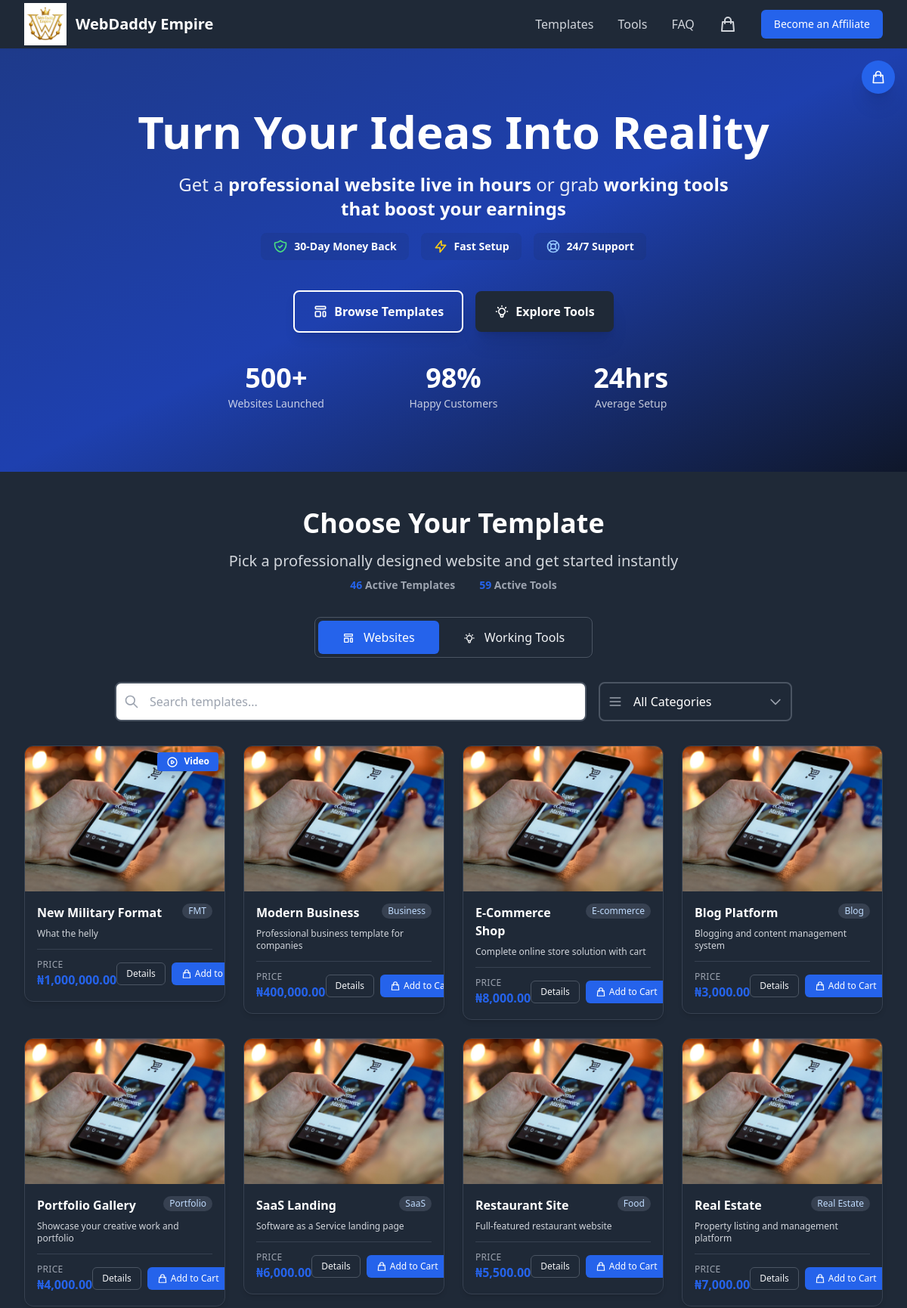
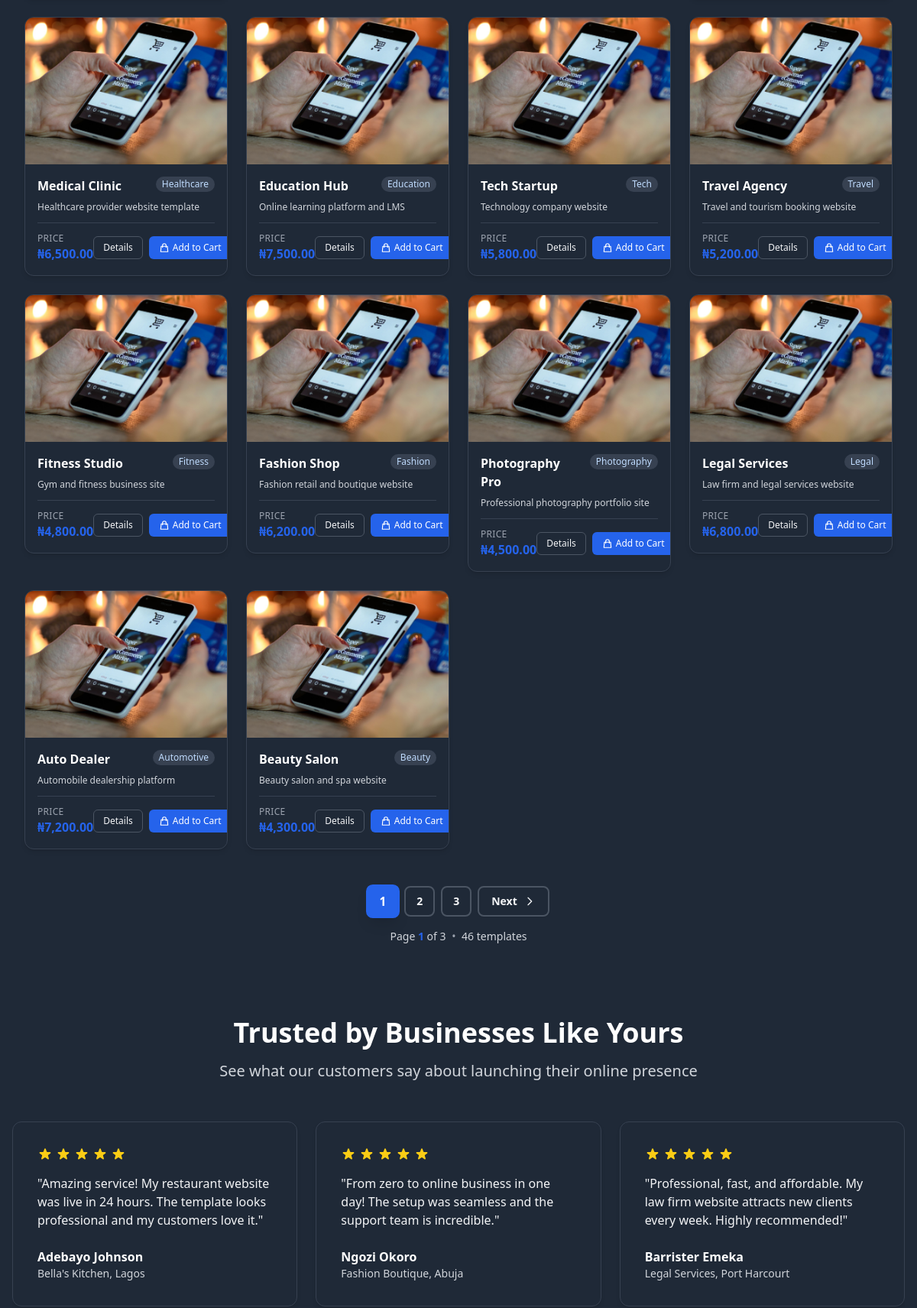
The page / (upper part) on the database its author committed (2 pictures, top to bottom).
### tables this page shows
CREATE TABLE "templates" (
            id INTEGER PRIMARY KEY AUTOINCREMENT,
            name TEXT NOT NULL,
            slug TEXT NOT NULL UNIQUE,
            price REAL NOT NULL DEFAULT 0.00,
            category TEXT,
            description TEXT,
            features TEXT,
            demo_url TEXT,
            thumbnail_url TEXT,
            video_links TEXT,
            active INTEGER DEFAULT 1,
            created_at TEXT DEFAULT CURRENT_TIMESTAMP,
            updated_at TEXT DEFAULT CURRENT_TIMESTAMP,
            thumbnail_source TEXT DEFAULT 'url' CHECK(thumbnail_source IN ('url', 'upload')),
            thumbnail_file TEXT,
            thumbnail_metadata TEXT,
            video_source TEXT DEFAULT 'url' CHECK(video_source IN ('url', 'upload')),
            video_file TEXT,
            video_metadata TEXT
        , media_type TEXT DEFAULT 'banner' CHECK(media_type IN ('demo_url', 'banner', 'video')), demo_video_url TEXT, priority_order INTEGER DEFAULT NULL, seo_keywords TEXT, delivery_type TEXT DEFAULT 'hosted_domain', requires_email INTEGER DEFAULT 1, delivery_wait_hours INTEGER DEFAULT 24, delivery_note TEXT, delivery_description TEXT, domain_template TEXT);

### index.php (the view, shortened to what the rows shown need)
<?php
require_once __DIR__ . '/includes/session.php';
require_once __DIR__ . '/includes/functions.php';
$currentView = $_GET['view'] ?? 'templates';
$currentView = in_array($currentView, ['templates', 'tools']) ? $currentView : 'templates';
$affiliateCode = getAffiliateCode();
$totalActiveTemplates = count(getTemplates(true));
$templates = [];
$page = max(1, (int)($_GET['page'] ?? 1));
if ($currentView === 'templates') {
    $perPage = 18;
    $allTemplates = getTemplates(true);
    usort($allTemplates, function($a, $b) {
        $aPriority = ($a['priority_order'] !== null && $a['priority_order'] !== '') ? intval($a['priority_order']) : 999;
        $bPriority = ($b['priority_order'] !== null && $b['priority_order'] !== '') ? intval($b['priority_order']) : 999;
        if ($aPriority != $bPriority) {
            return $aPriority <=> $bPriority;
        }
        $aDate = strtotime($a['created_at'] ?? '0');
        $bDate = strtotime($b['created_at'] ?? '0');
        return $bDate <=> $aDate;
    });
    $totalTemplates = count($allTemplates);
    $totalPages = max(1, ceil($totalTemplates / $perPage));
    $page = max(1, min($page, $totalPages));
    $offset = ($page - 1) * $perPage;
    $templates = array_slice($allTemplates, $offset, $perPage);
}
?>
<!DOCTYPE html>
<html lang="en">
<head>
    <script src="https://cdn.tailwindcss.com"></script>
</head>
<body class="bg-gray-900 dark:bg-gray-900">
    <header class="relative bg-gradient-to-br from-primary-900 via-primary-800 to-navy text-white py-12 sm:py-16 lg:py-20">
        <div class="relative max-w-7xl mx-auto px-4 sm:px-6 lg:px-8">
            <div class="max-w-4xl mx-auto text-center">
                <h1 class="text-4xl sm:text-5xl lg:text-6xl font-extrabold mb-6 leading-tight">Turn Your Ideas Into Reality</h1>
            </div>
        </div>
    </header>
    <section class="py-12 bg-gray-800" id="products">
        <div class="max-w-7xl mx-auto px-4 sm:px-6 lg:px-8">
            <div class="max-w-3xl mx-auto text-center mb-8">
                <h2 class="text-3xl sm:text-4xl font-extrabold text-white mb-4">
                    <?php echo $currentView === 'tools' ? 'Digital Working Tools' : 'Choose Your Template'; ?>
                </h2>
            </div>
            <div id="products-content-area">
            <?php if ($currentView === 'templates'): ?>
            <?php if (empty($templates)): ?>
            <div class="bg-gray-800 border border-gray-700 rounded-2xl p-12 text-center">
                <svg class="w-16 h-16 mx-auto text-blue-300 mb-4" fill="none" stroke="currentColor" viewBox="0 0 24 24">
                    <path stroke-linecap="round" stroke-linejoin="round" stroke-width="2" d="M13 16h-1v-4h-1m1-4h.01M21 12a9 9 0 11-18 0 9 9 0 0118 0z"/>
                </svg>
                <h4 class="text-xl font-bold text-white mb-2">No templates available</h4>
                <p class="text-gray-300 mb-0">Please check back later or <a href="https://wa.me/<?php echo preg_replace('/[^0-9]/', '', WHATSAPP_NUMBER); ?>" class="font-semibold text-primary-600 hover:text-primary-700">contact us on WhatsApp</a>.</p>
            </div>
            <?php else: ?>
            <div class="grid grid-cols-1 sm:grid-cols-2 md:grid-cols-3 lg:grid-cols-4 gap-6" data-templates-grid>
                <?php foreach ($templates as $template): ?>
                <div class="group"
                     data-template
                     data-template-name="<?php echo htmlspecialchars($template['name']); ?>"
                     data-template-category="<?php echo htmlspecialchars($template['category']); ?>"
                     data-template-price="<?php echo htmlspecialchars($template['price']); ?>">
                    <div class="bg-gray-800 rounded-xl shadow-md overflow-hidden border border-gray-700 transition-all duration-300 hover:shadow-xl hover:-translate-y-1">
                        <div class="relative overflow-hidden h-48 bg-gray-800">
                            <img src="<?php echo htmlspecialchars($template['thumbnail_url'] ?? '/assets/images/placeholder.jpg'); ?>"
                                 alt="<?php echo htmlspecialchars($template['name']); ?>"
                                 class="w-full h-full object-cover transition-transform duration-500 group-hover:scale-105"
                                 onerror="this.src='/assets/images/placeholder.jpg'">
                            <?php
                            $hasDemo = !empty($template['demo_url']) || !empty($template['demo_video_url']);
                            if ($hasDemo):
                                $demoUrl = !empty($template['demo_video_url']) ? $template['demo_video_url'] : $template['demo_url'];
                                $hasVideoExtension = preg_match('/\.(mp4|webm|mov|avi)$/i', $demoUrl);
                                $isVideo = $hasVideoExtension;
                            ?>
                            <?php if ($isVideo): ?>
                            <button onclick="event.stopPropagation(); openVideoModal('<?php echo htmlspecialchars($demoUrl, ENT_QUOTES); ?>', '<?php echo htmlspecialchars($template['name'], ENT_QUOTES); ?>')"
                                    class="absolute top-2 right-2 px-3 py-1 bg-primary-600 hover:bg-primary-700 text-white text-xs font-semibold rounded shadow-lg transition-colors z-10">
                                Video
                            </button>
                            <?php endif; ?>
                            <?php endif; ?>
                        </div>
                        <div class="p-4">
                            <div class="flex justify-between items-start mb-2">
                                <h3 class="text-base font-bold text-white flex-1 pr-2"><?php echo htmlspecialchars($template['name']); ?></h3>
                                <span class="inline-flex items-center px-2 py-0.5 rounded-full text-xs font-medium bg-gray-700 text-blue-200 shrink-0">
                                    <?php echo htmlspecialchars($template['category']); ?>
                                </span>
                            </div>
                            <p class="text-gray-300 text-xs mb-3 line-clamp-2"><?php echo htmlspecialchars(substr($template['description'] ?? '', 0, 80) . (strlen($template['description'] ?? '') > 80 ? '...' : '')); ?></p>
                            <div class="flex items-center justify-between pt-3 border-t border-gray-700">
                                <div class="flex flex-col">
                                    <span class="text-xs text-gray-400 uppercase tracking-wide">Price</span>
                                    <span class="text-base font-bold text-primary-600"><?php echo formatCurrency($template['price']); ?></span>
                                </div>
                                <div class="flex gap-2">
                                    <a href="<?php echo getTemplateUrl($template, $affiliateCode); ?>"
                                       class="inline-flex items-center justify-center px-3 py-1.5 border border-gray-600 text-xs font-medium rounded-md text-gray-100 bg-gray-800 hover:bg-gray-900 transition-colors whitespace-nowrap">
                                        Details
                                    </a>
                                    <button onclick="addTemplateToCart(<?php echo $template['id']; ?>, '<?php echo addslashes($template['name']); ?>', this)"
                                       class="inline-flex items-center justify-center px-3 py-1.5 border border-transparent text-xs font-medium rounded-md text-white bg-primary-600 hover:bg-primary-700 transition-colors whitespace-nowrap disabled:opacity-50 disabled:cursor-not-allowed">
                                        <svg class="w-3.5 h-3.5 mr-1" fill="none" stroke="currentColor" viewBox="0 0 24 24">
                                            <path stroke-linecap="round" stroke-linejoin="round" stroke-width="2" d="M16 11V7a4 4 0 00-8 0v4M5 9h14l1 12H4L5 9z"/>
                                        </svg>
                                        Add to Cart
                                    </button>
                                </div>
                            </div>
                        </div>
                    </div>
                </div>
                <?php endforeach; ?>
            </div>
            <?php endif; ?>
            <?php endif; ?>
        </div>
    </section>
    <section class="py-12 bg-gray-800">
        <div class="max-w-7xl mx-auto px-4 sm:px-6 lg:px-8 mb-8">
            <div class="max-w-3xl mx-auto text-center">
                <h2 class="text-3xl sm:text-4xl font-extrabold text-white mb-4">Trusted by Businesses Like Yours</h2>
            </div>
        </div>
    </section>
</body>
</html>

### rows shown on the page
templates: name "New Military Format", category "FMT", description "What the helly", price "₦1,000,000.00"
templates: name "Modern Business", category "Business", description "Professional business template for companies", price "₦400,000.00"
templates: name "E-Commerce Shop", category "E-commerce", description "Complete online store solution with cart", price "₦8,000.00"
templates: name "Blog Platform", category "Blog", description "Blogging and content management system", price "₦3,000.00"
templates: name "Portfolio Gallery", category "Portfolio", description "Showcase your creative work and portfolio", price "₦4,000.00"
templates: name "SaaS Landing", category "SaaS", description "Software as a Service landing page", price "₦6,000.00"
templates: name "Restaurant Site", category "Food", description "Full-featured restaurant website", price "₦5,500.00"
templates: name "Real Estate", category "Real Estate", description "Property listing and management platform", price "₦7,000.00"
templates: name "Medical Clinic", category "Healthcare", description "Healthcare provider website template", price "₦6,500.00"
templates: name "Education Hub", category "Education", description "Online learning platform and LMS", price "₦7,500.00"
templates: name "Tech Startup", category "Tech", description "Technology company website", price "₦5,800.00"
templates: name "Travel Agency", category "Travel", description "Travel and tourism booking website", price "₦5,200.00"
templates: name "Fitness Studio", category "Fitness", description "Gym and fitness business site", price "₦4,800.00"
templates: name "Fashion Shop", category "Fashion", description "Fashion retail and boutique website", price "₦6,200.00"
templates: name "Photography Pro", category "Photography", description "Professional photography portfolio site", price "₦4,500.00"
templates: name "Legal Services", category "Legal", description "Law firm and legal services website", price "₦6,800.00"
templates: name "Auto Dealer", category "Automotive", description "Automobile dealership platform", price "₦7,200.00"
templates: name "Beauty Salon", category "Beauty", description "Beauty salon and spa website", price "₦4,300.00"

### other values the page prints
SITE_NAME "WebDaddy Empire"
$totalActiveTemplates "46"
$totalActiveTools "59"
$page "1"
$totalPages "3"
$totalTemplates "46"
